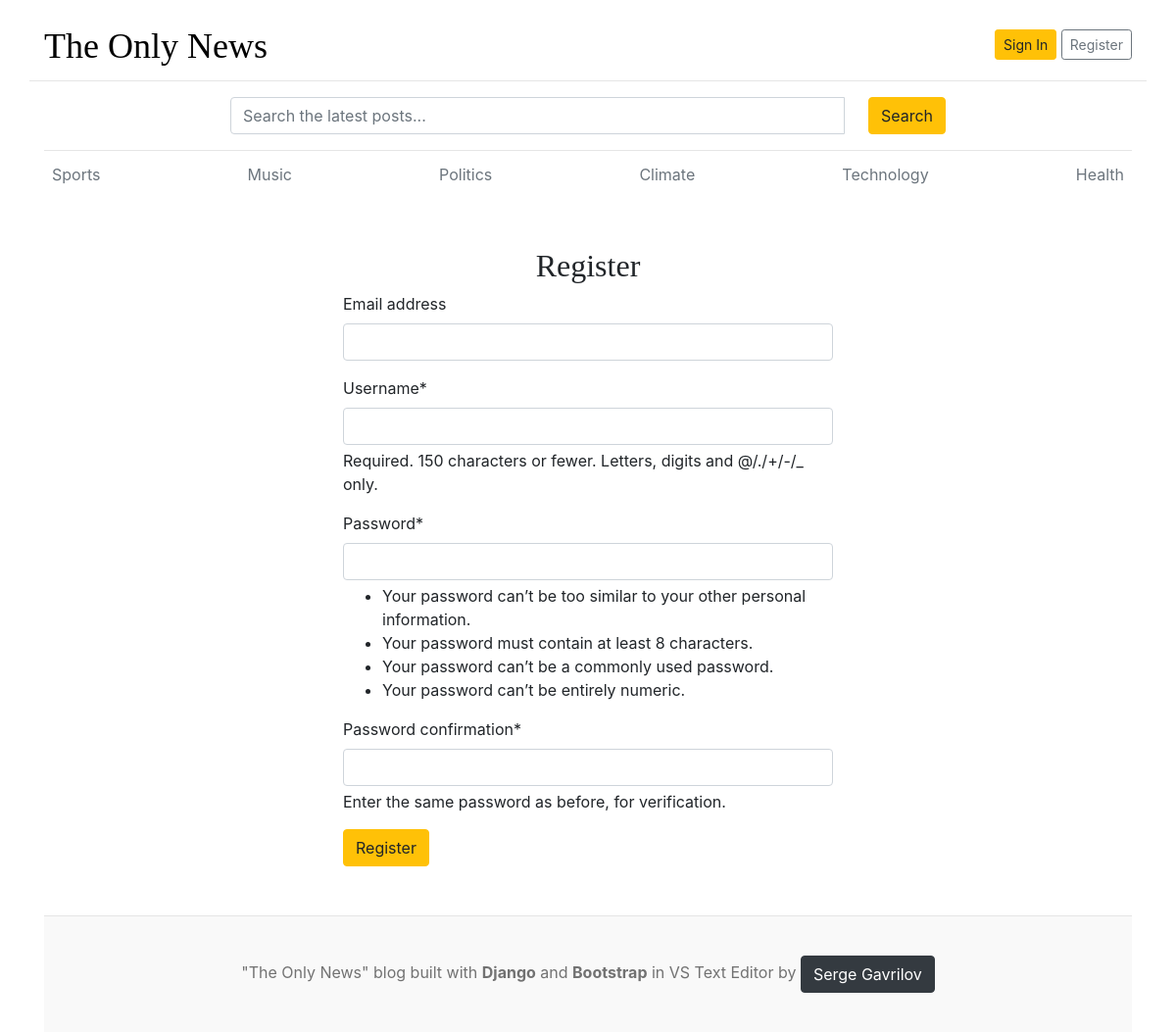
Screenshot of /register/ with the database file from the repository.
### blogs/models.py (models this page shows, shortened)
class Category(models.Model):
    category_name = models.CharField(max_length=50, unique=True)
    created_at = models.DateTimeField(auto_now_add=True)
    updated_at = models.DateTimeField(auto_now=True)
    class Meta:
        verbose_name_plural = 'categories'

class MyWeb(models.Model):
    myname = models.CharField(max_length=25)
    mylink = models.URLField(max_length=100)
    class Meta:
        verbose_name_plural = 'My Website'

### blog_main/views.py (the view)
# urls.py: path('register/', views.register, name='register'),
def register(request):
    if request.method == 'POST':
        form = RegistrationForm(request.POST)
        if form.is_valid():
            form.save()
            return redirect('register')
    else:
        form = RegistrationForm()
    context = {
        'form':form
    }
    return render(request, 'register.html', context)

### blog_main/forms.py
class RegistrationForm(UserCreationForm):
    class Meta:
        model = User
        fields = ('email', 'username', 'password1', 'password2')

### blogs/context_processors.py (called while the page is built)
def get_categories(request):
    categories = Category.objects.all()
    return dict(categories=categories)

def get_social_links(request):
    social_links = SocialLink.objects.all()
    return dict(social_links=social_links)

def get_my_web(request):
    my_web = MyWeb.objects.all()
    return dict(my_web=my_web)

### templates/register.html (shortened to what this page needs)
{% extends 'base.html'%}
{% block content %}
{% load crispy_forms_tags %}
<div class="form_container" style="margin-top: 50px;">
<h2 class="text-center">Register</h2>
<form action="{% url 'register' %}" method="POST" style="width: 500px; margin: auto; margin-bottom: 50px;">
    {{ form | crispy }}
    <button type="submit" class="btn btn-warning">Register</button>
</form>
</div>
{% endblock%}

### templates/base.html (shortened to what this page needs)
{% load static %}
<!DOCTYPE html>
<html lang="en">
  <head>
    <link
      href="https://getbootstrap.com/docs/4.0/dist/css/bootstrap.min.css"
      rel="stylesheet"
    />
    <link rel="stylesheet"  href="{% static 'style/blog.css' %}" />
    <link rel="stylesheet" href="https://cdnjs.cloudflare.com/ajax/libs/font-awesome/4.7.0/css/font-awesome.min.css">
  </head>
  <body>
    <div class="container">
      <header class="blog-header py-3">
        <div class="row flex-nowrap justify-content-between align-items-center">
          <div class="col-8 pt-1">
            <a class="blog-header-logo" href="/">The Only News</a>
          </div>
          <div class="col-4 d-flex justify-content-end align-items-center">
            {% if not user.is_authenticated%}
            <a class="btn btn-sm btn-warning" href="{% url 'login' %}">Sign In</a> &nbsp;
            <a class="btn btn-sm btn-outline-secondary" href="{% url 'register' %}">Register</a>
            {% else %}
            <span>Welcome:<strong>{{ user }}</strong></span>
            <a class="btn btn-sm btn-outline-secondary ml-3" href="{% url 'logout' %}">Logout</a>
            <a class="btn btn-sm btn-outline-info ml-3" href="{% url 'dashboard' %}"><strong>Dashboard</strong></a>
            {% endif %}
          </div>
        </div>
        <div class="row flex-nowrap justify-content-between align-items-center search_fun mt-2" style="border-top: 1px solid #e5e5e5;" >
          <div class="col-2">
            </div>
          <div class="col-8 mt-3">
            <form action="{% url 'search' %}" method="GET">
              <div class="input-group">
                <input class="form-control" type="text" name="keyword" value="{{ keyword }}" placeholder="Search the latest posts..." aria-label="Enter search term..." aria-describedby="button-search" />
                <button type="submit" class="ml-4 btn btn-warning" id="button-search" type="button">Search</button>
            </div>
            </form>
          </div>
          <div class="col-2">
          </div>
        </div>
      </header>
      <div class="nav-scroller py-1 mb-2">
        <nav class="nav d-flex justify-content-between">
          {% for cat in categories %}
          <a class="p-2 text-muted" href="{% url 'posts_by_category' cat.id %}">{{cat.category_name}}</a>
          {% endfor %}
        </nav>
      </div>
{% block content %}
{% endblock %}
      {% if my_web %}
      <footer class="blog-footer">
        {% for myweb in my_web %}
        <p>"The Only News" blog built with <strong>Django</strong> and <strong>Bootstrap</strong> in VS Text Editor by <a class="btn btn-dark" href="{{ myweb.mylink }}" target="_blank">{{myweb.myname}}</a></p>
        {% endfor %}
      </footer>
      {% endif %}
    </body>
  </html>

### blog_main/static/style/blog.css (style rules this page uses)
.blog-header { border-bottom: 1px solid #e5e5e5; }
.blog-header-logo { font-family: "Playfair Display", Georgia, "Times New Roman", serif; font-size: 2.25rem; color: black; }
h1, h2, h3, h4, h5, h6 { font-family: "Playfair Display", Georgia, "Times New Roman", serif; }
.blog-footer { padding: 2.5rem 0; color: #727272; text-align: center; background-color: #f9f9f9; border-top: .05rem solid #e5e5e5; }
.blog-footer p:last-child { margin-bottom: 0; }

### rows the page displays
Category: category_name "Sports"
Category: category_name "Music"
Category: category_name "Politics"
Category: category_name "Climate"
Category: category_name "Technology"
Category: category_name "Health"
MyWeb: myname "Serge Gavrilov"
